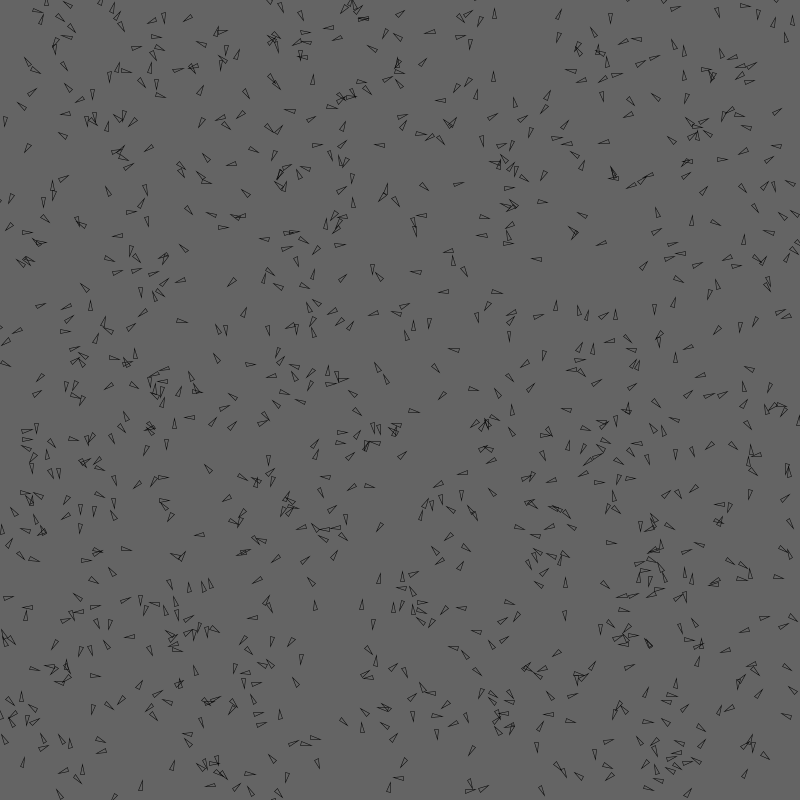
Frame 1 (no input)
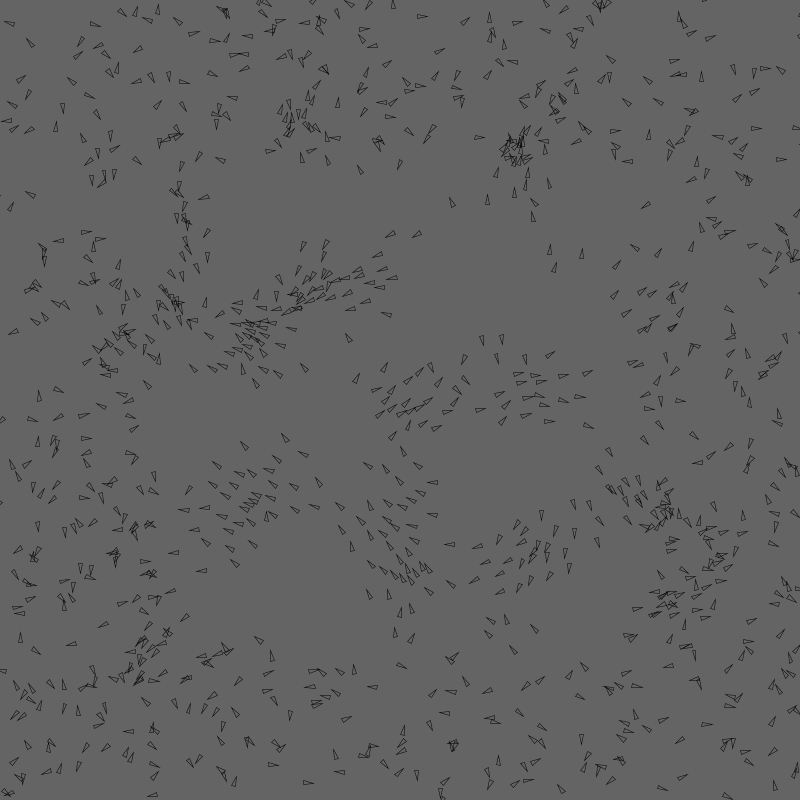
Frame 60 (the mouse pressed at the canvas centre just before this capture)
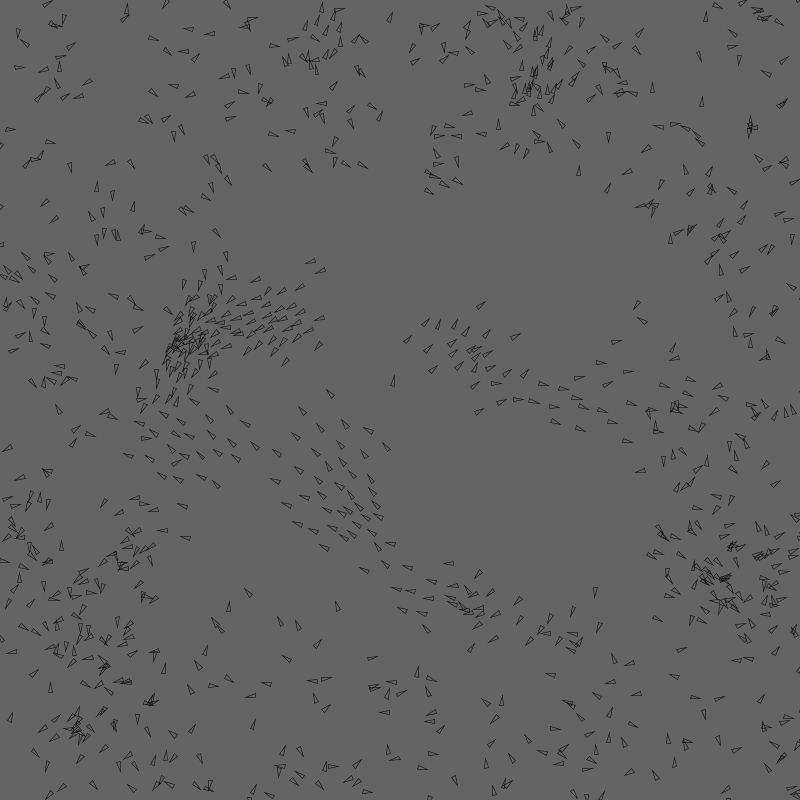
Frame 120 (the mouse held since frame 60 and released just before this capture)

The Processing sketch that drew these frames (run headless with seeded random() and noise(); from frame 60 on, the mouse is pressed at the canvas centre):

// Processing sketch: Main
// ── Main.pde
Flock flock;


void setup() {
  size(800, 800);
  noFill();
  flock = new Flock();
  flock.flockSize(1050);
  flock.treeCap(8);
  flock.showTree(false);
}

void draw() {
  background(100);
  flock.flock(46, 0.9, 24, 1.45, 55, 0.9);
}

// ── Boid.pde
class Boid {
  PVector pos, vel, acc;

  float maxspeed = 2;
  float maxforce = 0.035;
  int r = 5;

  Boid() {
    this.pos = new PVector(random(width), random(height));
    this.vel = PVector.random2D();
    this.acc = new PVector();
  }

  void applyForce(PVector force) {
    this.acc.add(force);
  }

  void show() {
    push();
    translate(this.pos.x, this.pos.y);
    rotate(this.vel.heading() - 1.5708);
    strokeWeight(0.5);
    triangle(this.r / 2, 0, -this.r / 2, 0, 0, this.r * 2);
    pop();
  }

  void update() {
    this.vel.add(this.acc);
    this.vel.limit(this.maxspeed);
    this.pos.add(this.vel);
    this.acc.mult(0);

    if (this.pos.x > width + this.r) {
      this.pos.x = 0;
    } else if (this.pos.x < -this.r) {
      this.pos.x = width;
    }
    if (this.pos.y > height + this.r) {
      this.pos.y = 0;
    } else if (this.pos.y < -this.r) {
      this.pos.y = height;
    }
  }

  void run() {
    this.update();
    this.show();
  }

  PVector cohesion(Boid[] mvrs) {
    PVector avg = new PVector(); //<>//
    int total = 0;

    
    for(int i = 0; i < mvrs.length; i++) {
      Boid mvr = mvrs[i];
      if (mvr != this) {
        avg.add(mvr.pos);
        total++;
      }
    }
    if (total > 0) {
      avg.div(total);
      avg.sub(this.pos);
      avg.setMag(this.maxspeed);
      avg.sub(this.vel);
      avg.limit(this.maxforce);
      return avg;
    } else {
      return new PVector();
    }
  }

  PVector alignment(Boid[] mvrs) {
    PVector heading = new PVector();

    for (int i = 0; i < mvrs.length; i++) {
      Boid mvr = mvrs[i];
      if (mvr != this) {
        heading.add(mvr.vel);
      }
    }
    if(mvrs.length > 1) {
      heading.setMag(this.maxspeed);
      heading.sub(this.vel);
      heading.limit(this.maxforce);
      return heading;
    } else {
      return new PVector();
    }
  }
  
  PVector separation(Boid[] mvrs) {
    PVector avg = new PVector();
    
    for (int i = 0; i < mvrs.length; i++) { //<>//
      Boid mvr = mvrs[i];
      float dist = PVector.dist(this.pos, mvr.pos);
      if (dist > 0) {
        PVector diff = PVector.sub(this.pos, mvr.pos);
        diff.normalize();
        diff.div(sq(dist));
        avg.add(diff);
      }
    }
    if(mvrs.length > 1) {
      avg.setMag(this.maxspeed);
      avg.sub(this.vel);
      avg.limit(this.maxforce);
      return avg;
    } else {
      return new PVector();
    }
  }
  
  void flock(QuadTree qTree, float cP, float cS, float sP, float sS, float aP, float aS) {
    Boid[] cMvrs = qTree.query(new Circle(this.pos.x, this.pos.y, cP));
    Boid[] sMvrs = qTree.query(new Circle(this.pos.x, this.pos.y, sP));
    Boid[] aMvrs = qTree.query(new Circle(this.pos.x, this.pos.y, aP));
    
    PVector coh = new PVector(), sep = new PVector(), ali = new PVector();
    
    if(cMvrs != null) coh = this.cohesion(cMvrs).mult(cS);
    if(sMvrs != null) sep = this.separation(sMvrs).mult(sS);
    if(aMvrs != null) ali = this.alignment(aMvrs).mult(aS);

    this.applyForce(coh);
    this.applyForce(sep);
    this.applyForce(ali);
  }
}

// ── Flock.pde
class Flock {
  int size = 0;
  ArrayList<Boid> boids;
  boolean drawTree = true;
  QuadTree boidTree = new QuadTree(new Rect(width / 2, height / 2, width / 2, height / 2), 7);
  
  Flock() {
    this.boids = new ArrayList<Boid>();
  }
  
  void push() {
    this.boids.add(new Boid());
    this.size++;
  }
  
  void pop() {
    this.boids.remove(this.boids.size() - 1);
  }
  
  void flock(float cP, float cS, float sP, float sS, float aP, float aS) {
    this.boidTree.buildTree(this.boids.toArray(new Boid[this.boids.size()]));
    if(this.drawTree) {
        this.boidTree.show();
    }

    for(int i = 0; i < this.boids.size(); i++) {
        Boid boid = this.boids.get(i);
        boid.flock(this.boidTree, cP, cS, sP, sS, aP, aS);
        boid.run();
    }
  }
  
  void treeCap(int newCap) {
    if(this.boidTree.capacity != newCap) {
        this.boidTree.setCapacity(newCap);
    }
  }
  
  void flockSize(int newSize) {
    if(this.size != newSize) {
        if(this.size > newSize) {
            while(this.size > newSize) {
                this.pop();
            }
        } else {
            while(this.size < newSize) {
                this.push();
            }
        }
    }
  }
  
  void showTree(boolean bool) {
    this.drawTree = bool;
  }
}

// ── QuadTree.pde
class QuadTree {
  Rect bounds;
  int capacity;
  ArrayList<Boid> elements;
  QuadTree NW, NE, SW, SE;
  boolean divided = false;
  
  QuadTree(Rect boundary, int capacity) {
    this.bounds = boundary;
    this.capacity = capacity;
    this.elements = new ArrayList<Boid>();
  }
  
  void buildTree(Boid[] points) {
    this.clear();
    for(int i = 0; i < points.length; i++) {
      Boid point = points[i];
      this.insert(point);
    }
  }
  
  void setCapacity(int newCapacity) {
    if(newCapacity != this.capacity) {
      this.capacity = newCapacity;
    }
  }
  
  void clear() {
    this.elements.clear();
    this.NW = null;
    this.NE = null;
    this.SW = null;
    this.SE = null;
    this.divided = false;
  }
  
  Boid[] query(Circle range) {
    ArrayList<Boid> found = new ArrayList<Boid>();
    if(!this.bounds.intersectsCircle(range)) {
        return null;
    } else {
        if(this.divided) {
            this.NW.query(range, found);
            this.NE.query(range, found);
            this.SW.query(range, found);
            this.SE.query(range, found);
        } else {
            for(int i = 0; i < this.elements.size(); i++) {
                Boid p = this.elements.get(i);
                if(range.contains(p)) {
                    found.add(p);
                }
            }
        }
    }

    return found.toArray(new Boid[found.size()]);
  }
  
  ArrayList<Boid> query(Circle range, ArrayList<Boid> found) {
    if(!this.bounds.intersects(new Rect(range.x, range.y, range.r, range.r))) {
        return null;
    } else {
        if(this.divided) {
            this.NW.query(range, found);
            this.NE.query(range, found);
            this.SW.query(range, found);
            this.SE.query(range, found);
        } else {
            for(int i = 0; i < this.elements.size(); i++) {
                Boid p = this.elements.get(i);
                if(range.contains(p)) {
                    found.add(p);
                }
            }
        }
    }

    return found;
  }
  
  void show() {
    this.bounds.show();
    if(this.divided) {
        this.NW.show();
        this.NE.show();
        this.SW.show();
        this.SE.show();
    }
  }
  
  void subdivide() {
    float x = this.bounds.x, y = this.bounds.y, w = this.bounds.w, h = this.bounds.h;
    Rect NW = new Rect(x - w / 2, y - h / 2, w / 2, h / 2);
    this.NW = new QuadTree(NW, this.capacity);
    Rect NE = new Rect(x + w / 2, y - h / 2, w / 2, h / 2);
    this.NE = new QuadTree(NE, this.capacity);
    Rect SW = new Rect(x - w / 2, y + h / 2, w / 2, h / 2);
    this.SW = new QuadTree(SW, this.capacity);
    Rect SE = new Rect(x + w / 2, y + h / 2, w / 2, h / 2);
    this.SE = new QuadTree(SE, this.capacity);
    this.divided = true;
  }
  
  boolean insert(Boid point) {
    if(!this.bounds.contains(point)) {
        return false;
    }

    if(this.divided) {
        if(this.NW.insert(point)) {
            return true;
        } else if(this.NE.insert(point)) {
            return true;
        } else if(this.SW.insert(point)) {
            return true;
        } else if(this.SE.insert(point)) {
            return true;
        }
    } else {
        this.elements.add(point);
        if(this.elements.size() > this.capacity) {
            this.subdivide();
            for(int i = 0; i < this.elements.size(); i++) {
                Boid pnt = this.elements.get(i);
                if(this.NW.insert(pnt)) {
                    continue;
                } else if(this.NE.insert(pnt)) {
                    continue;
                } else if(this.SW.insert(pnt)) {
                    continue;
                } else if(this.SE.insert(pnt)) {
                    continue;
                }
            }
            this.elements.clear();
            return true;
        }
    }
    return false;
  }
}

class Circle {
  float x, y, r;
  Circle(float x, float y, float r) {
    this.x = x;
    this.y = y;
    this.r = r;
  }
  
  boolean contains(Boid point) {
    float dx = abs(point.pos.x - this.x);
    if(dx > this.r) {
        return false;
    }
    float dy = abs(point.pos.y - this.y);
    if(dy > this.r) {
        return false;
    }
    if(dx + dy <= this.r) {
        return true;
    }
    return (dx*dx) + (dy*dy) <= (this.r * this.r);
  }
}

class Rect {
  float x, y, w, h;
  Rect(float x, float y, float w, float h) {
    this.x = x;
    this.y = y;
    this.w = w;
    this.h = h;
  }
  
  boolean intersectsCircle(Circle circle) {
    PVector circleDistance = new PVector();
    
    circleDistance.x = abs(circle.x - this.x);
    if (circleDistance.x > (this.w/2 + circle.r)) { return false; }
    
    circleDistance.y = abs(circle.y - this.y);
    if (circleDistance.y > (this.h /2 + circle.r)) { return false; }

    if (circleDistance.x <= (this.w/2)) { return true; } 
    if (circleDistance.y <= (this.h/2)) { return true; }

    float cornerDistance_sq = sq((circleDistance.x - this.w / 2)) +
                         sq((circleDistance.y - this.h / 2));

    return (cornerDistance_sq <= (sq(circle.r)));
  }
  
  boolean contains(Boid point) {
    return !(abs(point.pos.x - this.x) > this.w ||
             abs(point.pos.y - this.y) > this.h);
  }
  
  boolean intersects(Rect other) {
    return !(abs(this.x - other.x) > this.w + other.w || 
             abs(this.y - other.y) > this.h + other.h);
  }
  
  void show() {
    push();
    stroke(30);
    rectMode(RADIUS);
    translate(this.x, this.y);
    rect(0, 0, this.w, this.h);
    pop();
  }
}
